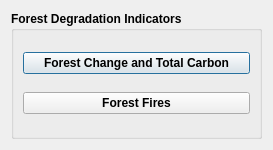
<?xml version="1.0" encoding="UTF-8"?>
<ui version="4.0">
 <class>DlgCalculateForest</class>
 <widget class="QDialog" name="DlgCalculateForest">
  <property name="windowModality">
   <enum>Qt::ApplicationModal</enum>
  </property>
  <property name="geometry">
   <rect>
    <x>0</x>
    <y>0</y>
    <width>273</width>
    <height>150</height>
   </rect>
  </property>
  <property name="sizePolicy">
   <sizepolicy hsizetype="Fixed" vsizetype="Fixed">
    <horstretch>0</horstretch>
    <verstretch>0</verstretch>
   </sizepolicy>
  </property>
  <property name="windowTitle">
   <string>Calculate Forest Degradation Indicators</string>
  </property>
  <layout class="QVBoxLayout" name="verticalLayout_2">
   <item>
    <widget class="QGroupBox" name="groupBox">
     <property name="sizePolicy">
      <sizepolicy hsizetype="Preferred" vsizetype="Minimum">
       <horstretch>0</horstretch>
       <verstretch>0</verstretch>
      </sizepolicy>
     </property>
     <property name="font">
      <font>
       <weight>75</weight>
       <bold>true</bold>
      </font>
     </property>
     <property name="title">
      <string>Forest Degradation Indicators</string>
     </property>
     <layout class="QVBoxLayout" name="verticalLayout_3">
      <item>
       <widget class="QPushButton" name="pushButton_tc">
        <property name="text">
         <string>Forest Change and Total Carbon</string>
        </property>
       </widget>
      </item>
      <item>
       <widget class="QPushButton" name="pushButton_2">
        <property name="text">
         <string>Forest Fires</string>
        </property>
       </widget>
      </item>
     </layout>
    </widget>
   </item>
  </layout>
 </widget>
 <resources/>
 <connections/>
</ui>
